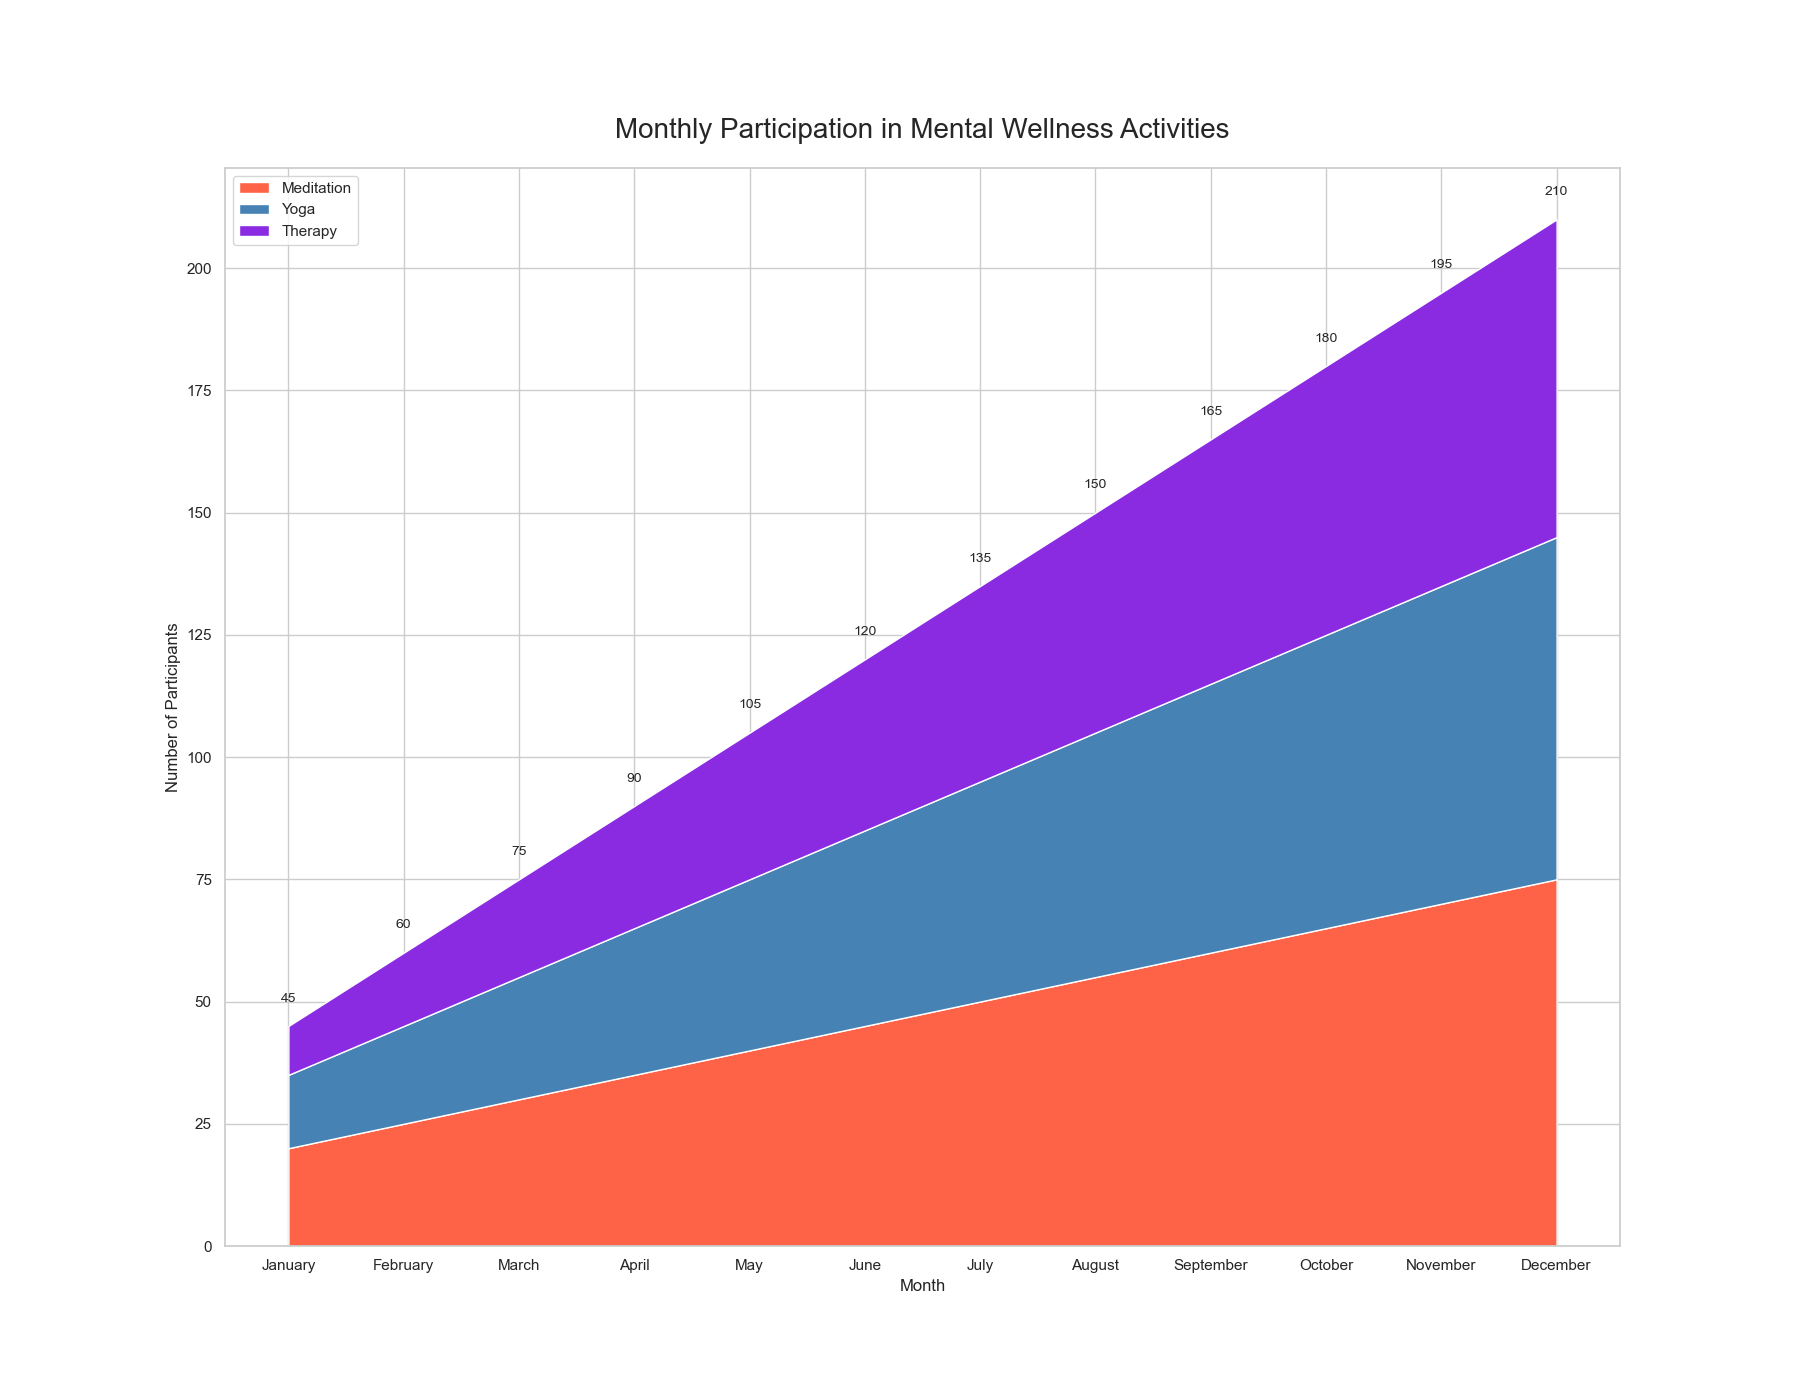

This figure's Python source:

import seaborn as sns
import pandas as pd
import matplotlib.pyplot as plt

# Define the data
data = {
    "Month": ["January", "February", "March", "April", "May", "June", 
              "July", "August", "September", "October", "November", "December"],
    "Meditation": [20, 25, 30, 35, 40, 45, 50, 55, 60, 65, 70, 75],
    "Yoga": [15, 20, 25, 30, 35, 40, 45, 50, 55, 60, 65, 70],
    "Therapy": [10, 15, 20, 25, 30, 35, 40, 45, 50, 55, 60, 65]
}

# Create a DataFrame
df = pd.DataFrame(data)

# Set the index to 'Month'
df.set_index('Month', inplace=True)

# Plot the data
sns.set(style="whitegrid")
plt.figure(figsize=(18, 14))
plt.stackplot(df.index, df["Meditation"], df["Yoga"], df["Therapy"], 
              colors=['#FF6347', '#4682B4', '#8A2BE2'], 
              labels=['Meditation', 'Yoga', 'Therapy'])
plt.legend(loc='upper left')
plt.title('Monthly Participation in Mental Wellness Activities', fontsize=20, y=1.02)
plt.xlabel('Month')
plt.ylabel('Number of Participants')

# Adding Annotations/Labels
for i, row in df.iterrows():
    plt.text(i, row.sum() + 5, str(row.sum()), fontsize=10, horizontalalignment='center')

plt.show()
